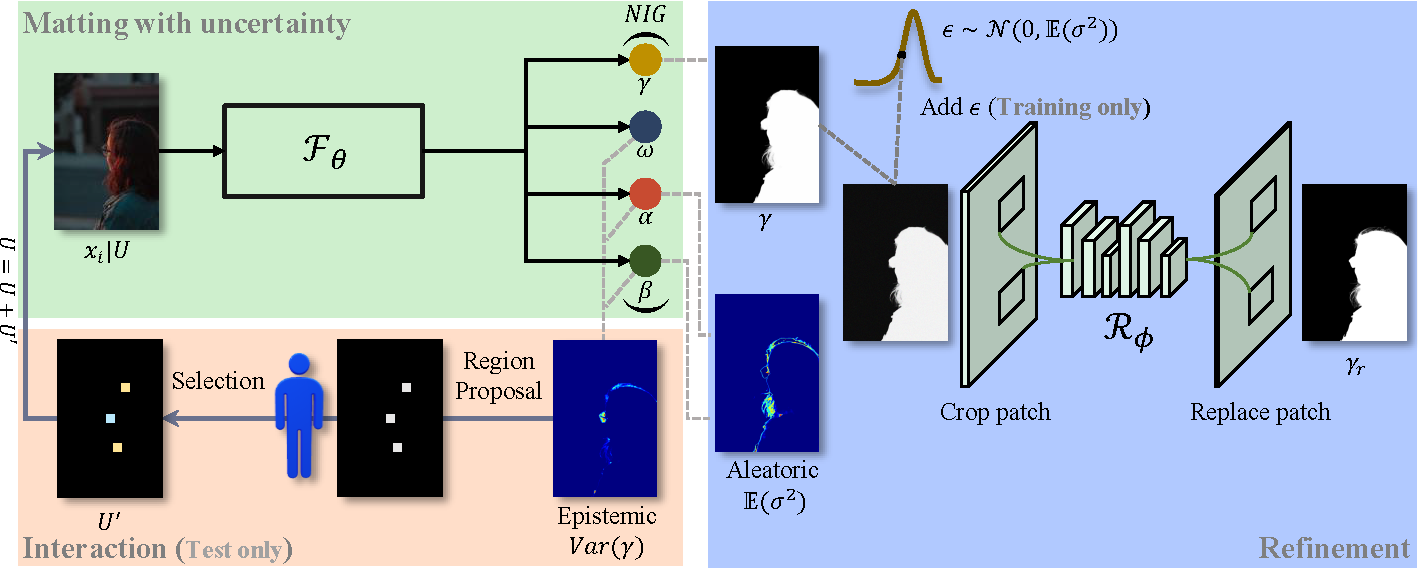
#> input picture temp_fig/method.png, 1418 x 569 px; its folder holds only this picture in this run
$ python -i util.py   (imports and definitions only)
#> lines starting #> are read from the running program, lines starting #| are printed output that depends on the picture; after the words box and inside, x2 and y2 are one past the last pixel; in counts of white or black regions, pixels touching at a corner belong together
#> further down, picture is the input picture: shape (569, 1418, 3); mean B, G, R 192.6, 178.5, 165.7
"""
Bridging Composite and Real: Towards End-to-end Deep Image Matting [IJCV-2021]
Utilization file.

Copyright (c) 2021, Jizhizi Li (jili8515@uni.sydney.edu.au)
Licensed under the MIT License (see LICENSE for details)
Github repo: https://github.com/JizhiziLi/GFM
Paper link (Arxiv): https://arxiv.org/abs/2010.16188

"""
import importlib
import os
import random
import shutil
from typing import Tuple

import torch
import numpy as np
import cv2
import yaml
from PIL import Image


##########################
### Pure functions
##########################
def extract_pure_name(original_name):
    pure_name, extention = os.path.splitext(original_name)
    return pure_name


# [7 lines left out: function listdir_nohidden, not called in this run]


def create_folder_if_not_exists(folder_path):
    if not os.path.exists(folder_path):
        os.makedirs(folder_path)


def check_if_folder_exists(folder_path):
    return os.path.exists(folder_path)


# [64 lines left out: functions refresh_folder, generate_composite_img, select_roi, not called in this run]


import torch.nn.functional as F


# [104 lines left out: functions crop_patch, replace_patch, collaborative_matting, get_masked_local_from_global_test, gen_trimap_from_segmap_e2e, gen_bw_from_segmap_e2e, not called in this run]


def save_test_result(save_dir, predict):
    predict = (predict * 255).astype(np.uint8)
    cv2.imwrite(save_dir, predict)


# [4 lines left out: function trim_img, not called in this run]


def resize_img(ori, img):
    img = cv2.resize(img, ori.shape) * 255.0
    return img


# [219 lines left out: functions process_fgbg, add_guassian_noise, generate_composite_rssn, generate_composite_coco, gen_trimap_with_dilate, gen_dilate and 7 more, not called in this run]


def cropRoiRegion(img_with_alpha):
    # img = img_with_alpha[..., :3]
    alpha = img_with_alpha[..., -1].copy()
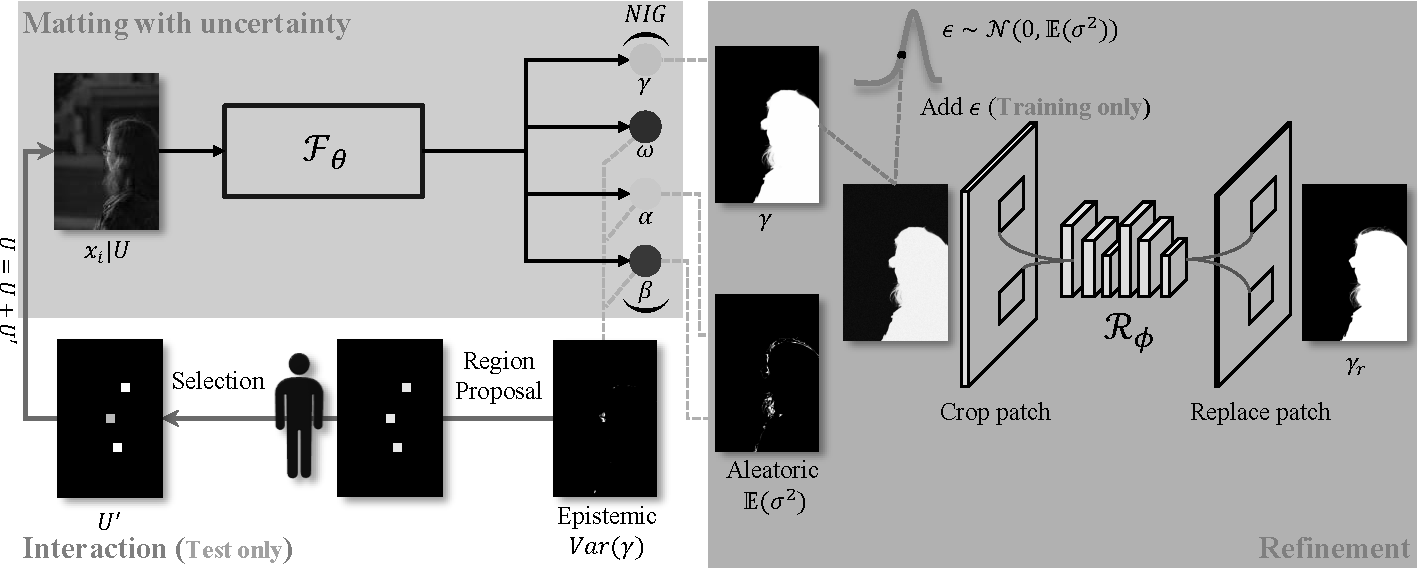
#> alpha: shape (569, 1418); min 0, max 255, mean 165.7
    alpha[alpha < 0.9] = 0
    alpha[alpha >= 0.9] = 1
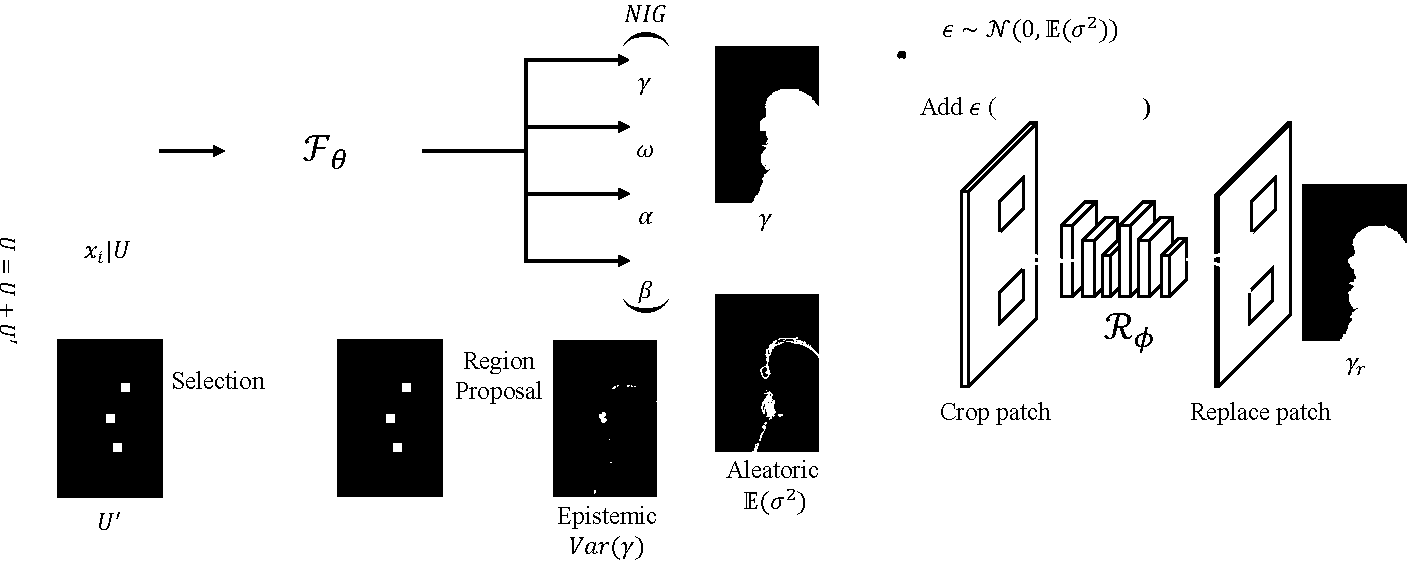
#> alpha: shape (569, 1418); values 0 (black) and 1 (white), 86.7% white; 149 black regions (21 under 20 px), largest, box (x1, y1, x2, y2) and area: (57, 339, 163, 498) 16611, (337, 339, 443, 497) 16505, (553, 340, 657, 497) 16238
    kernel = cv2.getStructuringElement(cv2.MORPH_RECT, (3, 3))
    # alpha = cv2.erode(alpha, kernel)
    alpha = cv2.dilate(alpha, kernel)
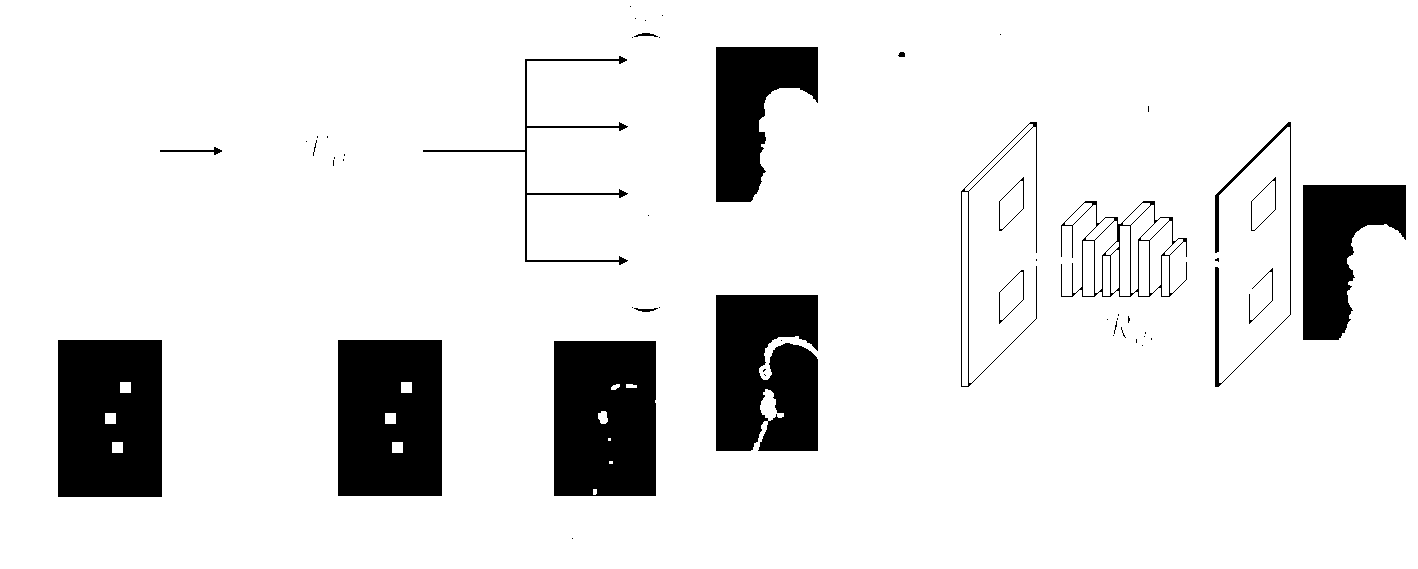
#> alpha: shape (569, 1418); values 0 (black) and 1 (white), 89.2% white; 55 black regions (37 under 20 px), largest, box (x1, y1, x2, y2) and area: (58, 340, 162, 497) 15965, (338, 340, 442, 496) 15861, (554, 341, 656, 496) 15582

    cnts, _ = cv2.findContours(alpha, cv2.RETR_EXTERNAL, cv2.CHAIN_APPROX_SIMPLE)
#> cnts = [[[0, 0], [0, 568], [1417, 568], [1417, 0]]]
    rects = []
    leftX_top = 10000
    leftY_top = 10000
    rightX_bottom = -1
    rightY_bottom = -1
    for cnt in cnts:
        if len(cnt) < 400:
            continue
        rect = cv2.boundingRect(cnt)
        rects.append(rect)
        x, y, w, h = rect
        rightX = x + w
        rightY = y + h
        if x < leftX_top:
            leftX_top = x
        if y < leftY_top:
            leftY_top = y
        if rightX > rightX_bottom:
            rightX_bottom = rightX
        if rightY > rightY_bottom:
            rightY_bottom = rightY
#> this loop made 1 pass
#> cnt on pass 1: [[0, 0], [0, 568], [1417, 568], [1417, 0]]
#> after the loop, leftX_top = 10000; leftY_top = 10000; rects = []; rightX_bottom = -1; rightY_bottom = -1

        # [11 lines of commented-out code are left out]
    H = max(0, rightY_bottom - leftY_top)
#> H = 0
    W = max(0, rightX_bottom - leftX_top)
#> W = 0
    roi = img_with_alpha[leftY_top:leftY_top + H, leftX_top:leftX_top + W]
#> roi = empty array

    # [5 lines of commented-out code are left out]

    if roi.shape[0] * roi.shape[1] < 2500:
        return img_with_alpha
    else:
        return roi
    # [7 lines of commented-out code are left out]


import matplotlib.pyplot as plt


# [57 lines left out: functions show_tensor, save_tensor, getPackByNameUtil, get_yaml_data, set_yaml_to_args, not called in this run]


def freeze_layer(layer):
    for name, value in layer.named_parameters():
        value.requires_grad = False


# [55 lines left out: functions norm_batch, get_masked_local_from_global, getOneHot, smooth_xy, moe_nig, not called in this run]

>>> import cv2
>>> picture = cv2.imread('../temp_fig/method.png')
>>> result = cropRoiRegion(picture)
